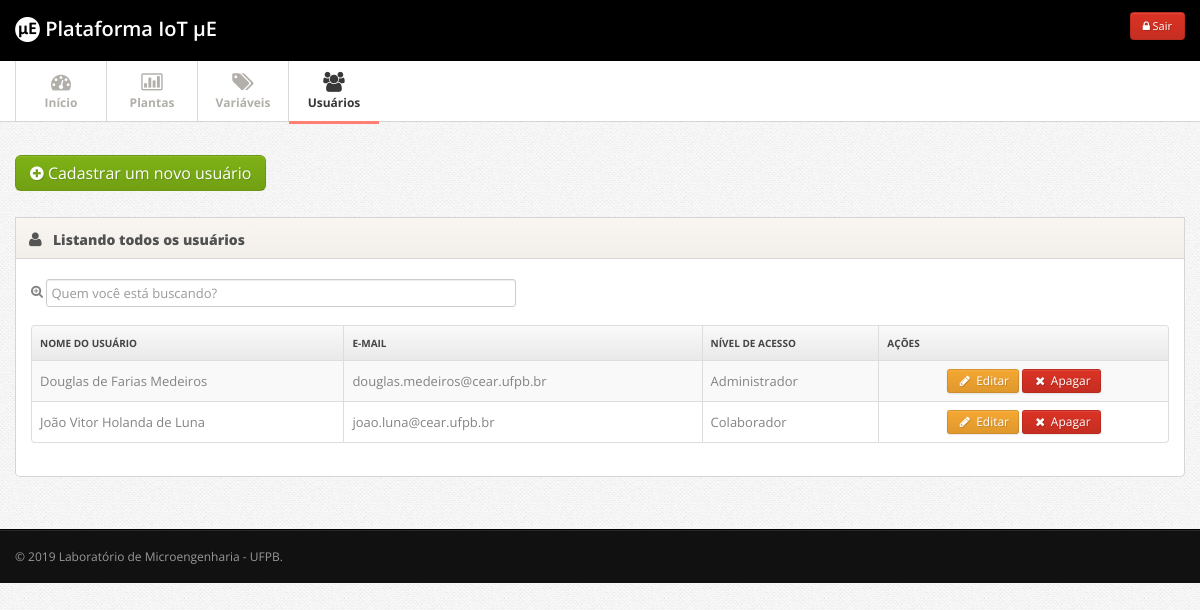
Screenshot of /admin/index.php?p=usuarios_gerenciar (signed in) with the database file from the repository.
### tables this page shows
CREATE TABLE IF NOT EXISTS `usuarios` (
  `id` int(11) NOT NULL AUTO_INCREMENT,
  `nome` varchar(220) NOT NULL,
  `email` varchar(520) NOT NULL,
  `senha` varchar(50) NOT NULL,
  `nivel_acesso` int(11) NOT NULL,
  PRIMARY KEY (`id`)
);

### admin/usuarios_gerenciar.php (the view, shortened to what this page needs)
<?php
if(isset($_GET['acao'])){
	$acao = $_GET['acao'];
} else{
	$acao = 'gerenciar';
}
if($acao == 'gerenciar'){
?>
	      <div class="row">
	      	<div class="span12">
            <div class="widget">
              <a href="javascript:void();" onclick="location.href='index.php?p=usuarios_cadastrar';" class="btn btn-large btn-success btn-support-ask"><i class="icon-plus-sign"></i> Cadastrar um novo usuário</a>
            </div>
	      		<div class="widget">
					<div class="widget-header">
						<i class="icon-user"></i>
						<h3>Listando todos os usuários</h3>
					</div>
					<div class="widget-content">
            <table class="table table-striped table-bordered" id="tabela">
              <div id="tabela_busca" class="form-horizontal">
              <fieldset>
              <div class="control-group">
                <i class="icon-zoom-in"></i> <input class="span5 m-wrap" id="appendedInputButton" type="text" placeholder="Quem você está buscando?">
              </div>
              </fieldset>
              </div>
              <thead>
                <tr>
                  <th> Nome do usuário </th>
                  <th> E-mail</th>
                  <th> Nível de acesso</th>
                  <th class="td-actions"> Ações </th>
                </tr>
              </thead>
              <tbody>
              <?php
              $result_usuarios = "SELECT * FROM usuarios ORDER BY nome ASC";
          		$resultado_usuarios = mysqli_query($conn, $result_usuarios);
              while($resultado = mysqli_fetch_array($resultado_usuarios)){
          		if(isset($resultado)){
                $id_usuario = $resultado['id'];
                $nome_usuario = $resultado['nome'];
                $email_usuario = $resultado['email'];
                  if($resultado['nivel_acesso'] == 1){
                    $nivel_usuario = "Administrador";
                  } elseif($resultado['nivel_acesso'] == 2){
                    $nivel_usuario = "Subadministrador";
                  } else{
                    $nivel_usuario = "Colaborador";
                  }
              }
              ?>
              <tr>
                <td><?php echo $nome_usuario; ?></td>
                <td><?php echo $email_usuario; ?></td>
                <td><?php echo $nivel_usuario; ?></td>
                <td class="td-actions">
                <center>
									<a href="index.php?p=usuarios_gerenciar&acao=editar&id=<?php echo $id_usuario; ?>" class="btn btn-warning btn-small"><i class="btn-icon-only icon-pencil"> </i> Editar</a>
                  <a href="index.php?p=usuarios_gerenciar&acao=apagar&id=<?php echo $id_usuario; ?>" class="btn btn-danger btn-small"><i class="btn-icon-only icon-remove"> </i> Apagar</a>
                </center>
                </td>
              </tr>
							<?php
              }
              ?>
              </tbody>
            </table>
					</div>
				</div>
		    </div>
	      </div>
<?php
} elseif ($acao == 'apagar') {
	if(isset($_GET['id'])){
		apagarUsuario($_GET['id']);
	}
}
?>

### admin/css/style.css (style rules this page uses)
body { background: #f9f6f1; font: 13px/1.7em 'Open Sans'; }
input, button, select, textarea { font-family: 'Open Sans'; }
.btn-icon-only { padding-right: 3px; padding-left: 3px; }
.table td { vertical-align: middle; }
.table-bordered th { background: #E9E9E9; background:-moz-linear-gradient(top, #FAFAFA 0%, #E9E9E9 100%); background:-webkit-gradient(linear, left top, left bottom, color-stop(0%,#FAFAFA), color-stop(100%,#E9E9E9)); background:-webkit-linear-gradient(top, #FAFAFA 0%,#E9E9E9 100%); background:-o-linear-gradient(top, #FAFAFA 0%,#E9E9E9 100%); background:-ms-linear-gradient(top, #FAFAFA 0%,#E9E9E9 100%); background:linear-gradient(top, #FAFAFA 0%,#E9E9E9 100%); filter: progid:DXImageTransform.Microsoft.gradient(startColorstr='#FAFAFA', endColorstr='#E9E9E9'); -ms-filter: "progid:DXImageTransform.Microsoft.gradient(startColorstr='#FAFAFA', endColorstr='#E9E9E9')"; font-size: 10px; color: #444; text-transform: uppercase; }
.widget { position: relative; clear: both; width: auto; margin-bottom: 2em; overflow: hidden; }
.widget-header { position: relative; height: 40px; line-height: 40px; background: #f9f6f1; background:-moz-linear-gradient(top, #f9f6f1 0%, #f2efea 100%); background:-webkit-gradient(linear, left top, left bottom, color-stop(0%,#f9f6f1), color-stop(100%,#f2efea)); background:-webkit-linear-gradient(top, #f9f6f1 0%,#f2efea 100%); background:-o-linear-gradient(top, #f9f6f1 0%,#f2efea 100%); background:-ms-linear-gradient(top, #f9f6f1 0%,#f2efea 100%); background:linear-gradient(top, #f9f6f1 0%,#f2efea 100%); filter: progid:DXImageTransform.Microsoft.gradient(startColorstr='#f9f6f1', endColorstr='#f2efea'); -ms-filter: "progid:DXImageTransform.Microsoft.gradient(startColorstr='#f9f6f1', endColorstr='#f2efea')"; border: 1px solid #d6d6d6; -webkit-background-clip: padding-box; }
.widget-header h3 { position: relative; top: 2px; left: 10px; display: inline-block; margin-right: 3em; font-size: 14px; font-weight: 800; color: #525252; line-height: 18px; text-shadow: 1px 1px 2px rgba(255,255,255,.5); }
.widget-header [class^="icon-"], .widget-header [class*=" icon-"] { display: inline-block; margin-left: 13px; margin-right: -2px; font-size: 16px; color: #555; vertical-align: middle; }
.widget-content { padding: 20px 15px 15px; background: #FFF; border: 1px solid #D5D5D5; -moz-border-radius: 5px; -webkit-border-radius: 5px; border-radius: 5px; }
.widget-header+.widget-content { border-top: none; -webkit-border-top-left-radius: 0; -webkit-border-top-right-radius: 0; -moz-border-radius-topleft: 0; -moz-border-radius-topright: 0; border-top-left-radius: 0; border-top-right-radius: 0; }
.widget-content:before, .widget-content:after { content:""; display:table; }
.widget-content:after { clear:both; }
.widget-content { zoom:1; }

### admin/css/pages/signin.css (style rules this page uses)
body { background: url(../../img/body-bg.png); color:#838383; font: 13px/1.7em 'Open Sans'; }

### rows the page displays
usuarios: nome "Douglas de Farias Medeiros", email "douglas.medeiros@cear.ufpb.br", nivel_acesso "Administrador"
usuarios: nome "João Vitor Holanda de Luna", email "joao.luna@cear.ufpb.br", nivel_acesso "Colaborador"
